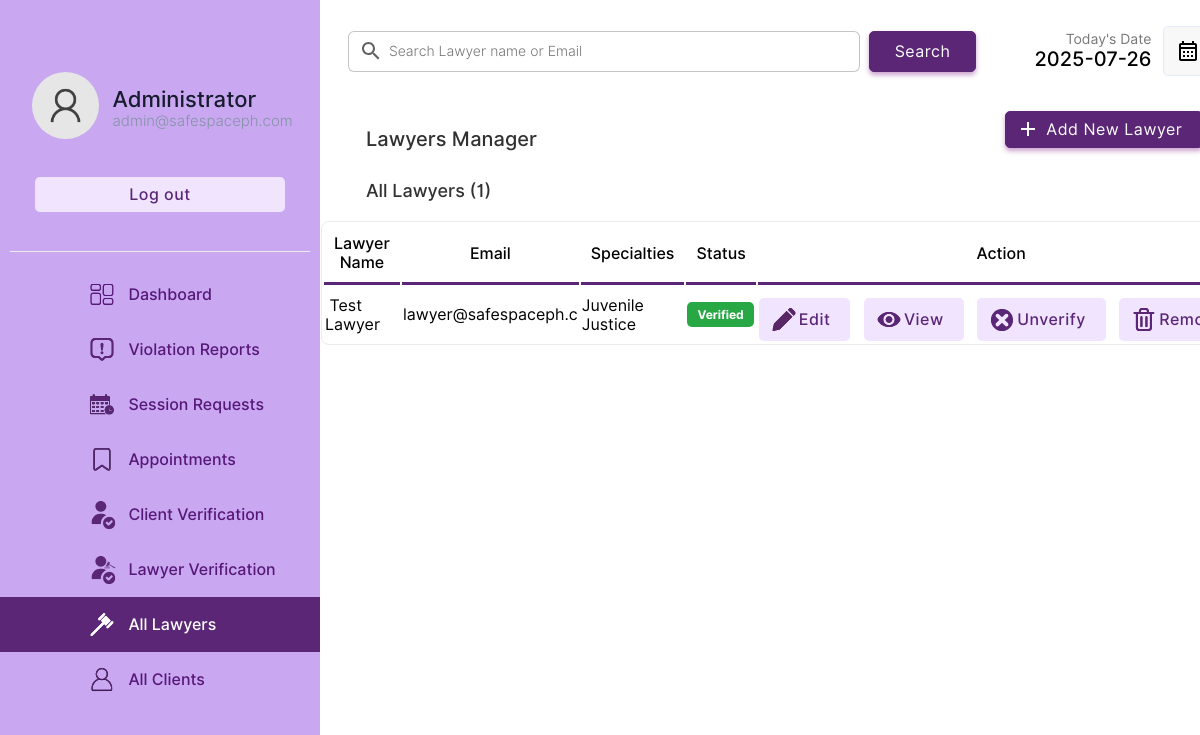
/admin/lawyers.php, run on an earlier commit of the app's database.
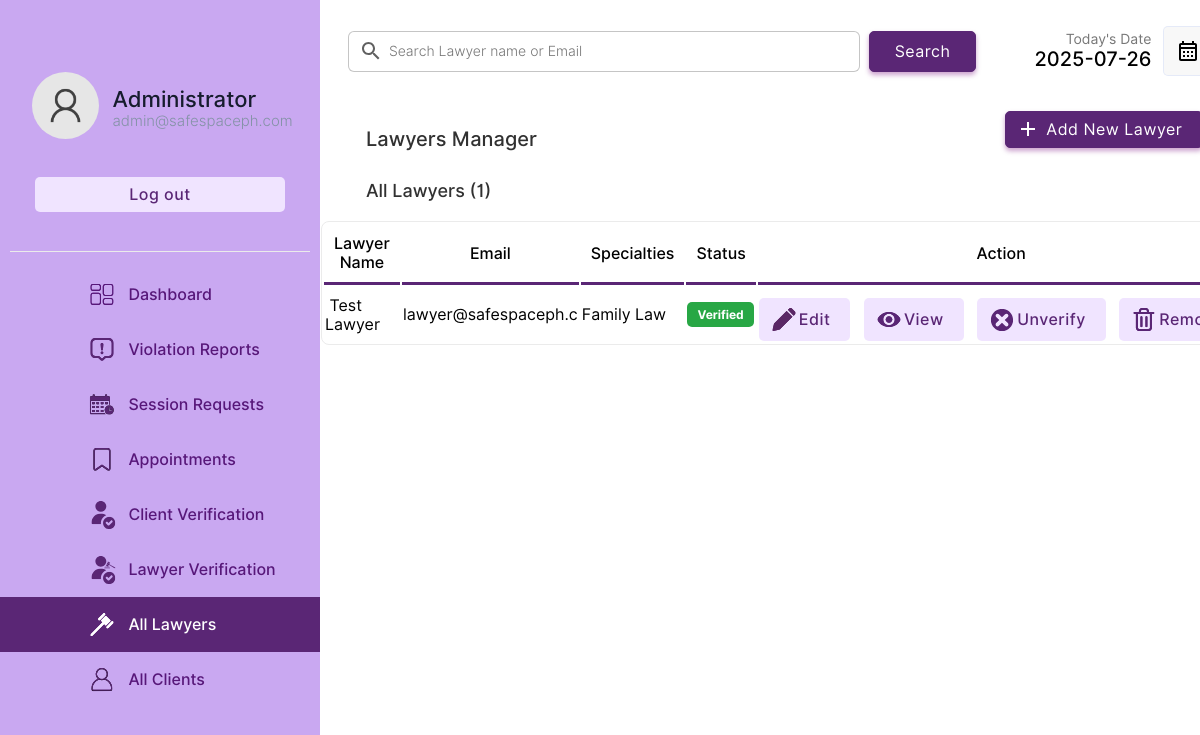
And on a later commit of the database.
### tables this page shows
CREATE TABLE `lawyer` (
  `lawyerid` int NOT NULL,
  `lawyeremail` varchar(255) DEFAULT NULL,
  `lawyername` varchar(255) DEFAULT NULL,
  `lawyerpassword` varchar(255) DEFAULT NULL,
  `lawyerrollid` varchar(15) DEFAULT NULL,
  `lawyertel` varchar(15) DEFAULT NULL,
  `specialties` int DEFAULT NULL,
  `meeting_link` varchar(255) DEFAULT NULL,
  `meeting_platform` varchar(50) DEFAULT NULL
);

CREATE TABLE `specialties` (
  `id` int NOT NULL,
  `sname` varchar(50) DEFAULT NULL
);

CREATE TABLE `webuser` (
  `email` varchar(255) NOT NULL,
  `usertype` char(1) DEFAULT NULL
);

### admin/lawyers.php (the view, shortened to what the rows shown need)
<?php
    include("../connection.php");
    ?>
<!DOCTYPE html>
<html lang="en">
<head>
    <link rel="stylesheet" href="../css/animations.css">
    <link rel="stylesheet" href="../css/main.css">
    <link rel="stylesheet" href="../css/admin.css">
</head>
<body>
    <div class="container">
        <div class="dash-body">
            <table border="0" width="100%" style=" border-spacing: 0;margin:0;padding:0;margin-top:25px; ">
                <?php
                    if($_POST){
                        $keyword=$_POST["search"];
                        $sqlmain= "select * from lawyer where lawyeremail='$keyword' or lawyername='$keyword' or lawyername like '$keyword%' or lawyername like '%$keyword' or lawyername like '%$keyword%'";
                    }else{
                        $sqlmain= "select * from lawyer order by lawyerid desc";
                    }
                ?>
                <tr>
                   <td colspan="5">
                       <center>
                        <div class="abc scroll">
                        <table width="93%" class="sub-table scrolldown" border="0">
                        <thead>
                        <tr>
                                <th class="table-headin">Lawyer Name</th>
                                <th class="table-headin">Email</th>
                                <th class="table-headin">Specialties</th>
                                <th class="table-headin">Status</th>
                                <th class="table-headin">Action</th>
                        </tr>
                        </thead>
                        <tbody>
                            <?php
                                $result= $database->query($sqlmain);
                                if($result->num_rows==0){
                                    echo '<tr>
                                    <td colspan="5">
                                    <br><br><br><br>
                                    <center>
                                    <img src="../img/notfound.svg" width="25%">
                                    <br>
                                    <p class="heading-main12" style="margin-left: 45px;font-size:20px;color:rgb(49, 49, 49)">We  couldnt find anything related to your keywords !</p>
                                    <a class="non-style-link" href="lawyers.php"><button  class="login-btn btn-primary-soft btn"  style="display: flex;justify-content: center;align-items: center;margin-left:20px;">&nbsp; Show all Lawyers &nbsp;</font></button>
                                    </a>
                                    </center>
                                    <br><br><br><br>
                                    </td>
                                    </tr>';
                                }
                                else{
                                for ($x = 0; $x < $result->num_rows; $x++) {
                                    $row = $result->fetch_assoc();
                                    $lawyerid = $row["lawyerid"];
                                    $name = $row["lawyername"];
                                    $email = $row["lawyeremail"];
                                    $spe = $row["specialties"];
                                    $status = "Unknown";
                                    $status_class = "status-unknown";
                                    $stmt_status = $database->prepare("SELECT usertype FROM webuser WHERE email = ?");
                                    if ($stmt_status) {
                                        $stmt_status->bind_param("s", $email);
                                        $stmt_status->execute();
                                        $status_result = $stmt_status->get_result();
                                        if ($status_data = $status_result->fetch_assoc()) {
                                            $usertype = $status_data['usertype'];
                                            if ($usertype == 'l' || $usertype == 'a') {
                                                $status = "Verified";
                                                $status_class = "status-verified";
                                            } elseif ($usertype == 'u') {
                                                $status = "Unverified";
                                                $status_class = "status-unverified";
                                            }
                                        }
                                    }
                                    $spcil_res = $database->query("select sname from specialties where id='$spe'");
                                    $spcil_array = $spcil_res ? $spcil_res->fetch_assoc() : null;
                                    $spcil_name = ($spcil_array && isset($spcil_array["sname"])) ? $spcil_array["sname"] : "N/A";
                                    echo '<tr>
                                        <td> &nbsp;' .
                                        substr($name, 0, 30)
                                        . '</td>
                                        <td>
                                        ' . substr($email, 0, 20) . '
                                        </td>
                                        <td>
                                            ' . substr($spcil_name, 0, 20) . '
                                        </td>
                                        <td><span class="status-badge ' . $status_class . '">' . $status . '</span></td>
                                        <td>
                                        <div style="display:flex;justify-content: center;">
                                        <a href="?action=edit&id=' . $lawyerid . '&error=0" class="non-style-link"><button  class="btn-primary-soft btn button-icon btn-edit"  style="padding-left: 40px;padding-top: 12px;padding-bottom: 12px;margin-top: 10px;"><font class="tn-in-text">Edit</font></button></a>
                                        <a href="?action=view&id=' . $lawyerid . '" class="non-style-link"><button  class="btn-primary-soft btn button-icon btn-view"  style="padding-left: 40px;padding-top: 12px;padding-bottom: 12px;margin-top: 10px;"><font class="tn-in-text">View</font></button></a>
                                        <button class="btn-primary-soft btn button-icon btn-unverify"
                                            onclick="event.stopPropagation(); showUnverifyConfirmModal(\''.$lawyerid.'\', \''.$email.'\')"
                                            style="padding-left: 40px; padding-top: 12px; padding-bottom: 12px; margin-top: 10px;">
                                            <font class="tn-in-text">Unverify</font>
                                        </button>
                                       <a href="?action=drop&id=' . $lawyerid . '&name=' . urlencode($name) . '" class="non-style-link"><button  class="btn-primary-soft btn button-icon btn-delete"  style="padding-left: 40px;padding-top: 12px;padding-bottom: 12px;margin-top: 10px;"><font class="tn-in-text">Remove</font></button></a>
                                        </div>
                                        </td>
                                    </tr>';
                                }
                            }
                            ?>
                            </tbody>
                        </table>
                        </div>
                        </center>
                   </td>
                </tr>
            </table>
        </div>
    </div>
</body>
</html>

What changed in the data, as far as the page shows it:
changed lawyer "Test Lawyer": specialties.sname "Juvenile Justice" → "Family Law"
